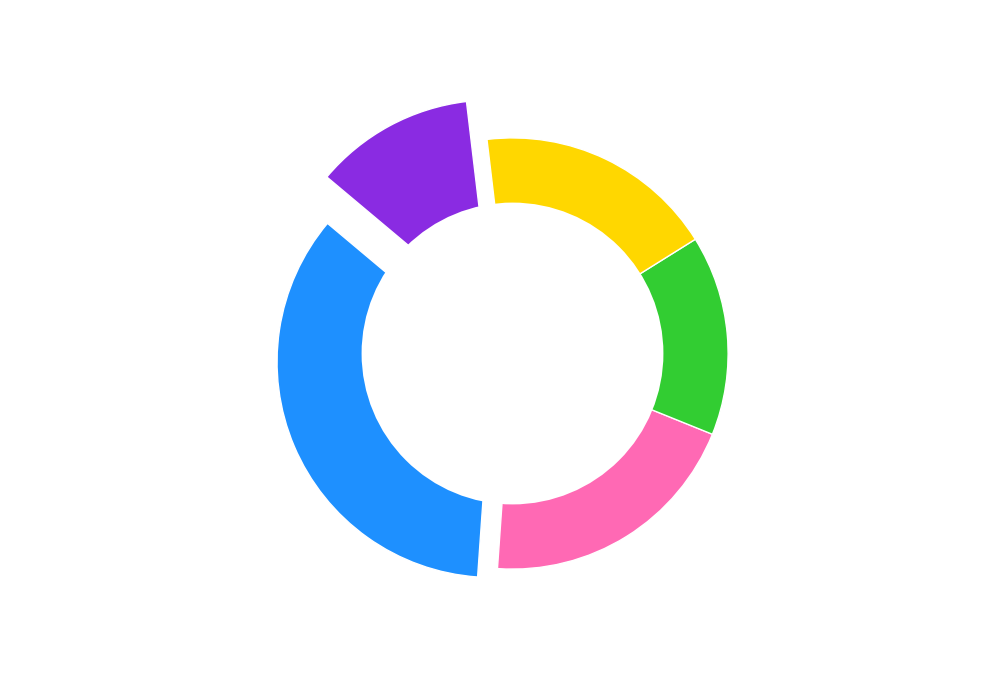

Recreate this plot in Python.
import matplotlib.pyplot as plt
import numpy as np

elements_discovered = np.array([35, 20, 15, 18, 12])
colors = ['#1E90FF', '#FF69B4', '#32CD32', '#FFD700', '#8A2BE2']

fig, ax = plt.subplots(figsize=(10, 7))
wedges = ax.pie(
    elements_discovered,
    colors=colors,
    startangle=140,
    pctdistance=0.85,
    wedgeprops=dict(edgecolor='w'),
    explode=(0.1, 0, 0, 0, 0.2)
)

centre_circle = plt.Circle((0, 0), 0.70, fc='white')
fig.gca().add_artist(centre_circle)

plt.show()
